Frame 1 (no input): blank canvas, image omitted
Frame 60 (no input): blank canvas, image omitted
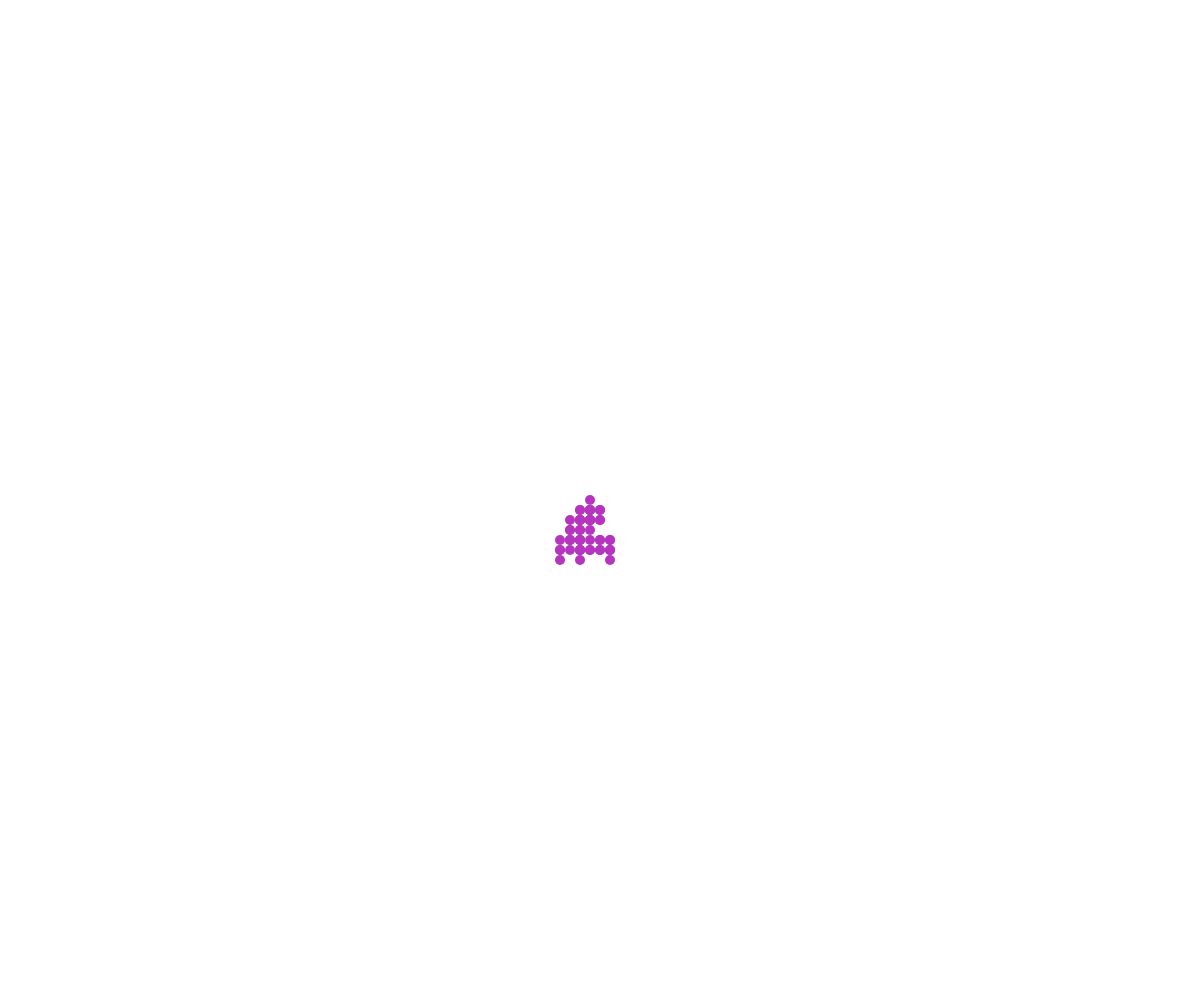
Frame 120 (the mouse pressed at the canvas centre since frame 60)

The p5.js sketch whose frames 1 and 60 were blank and that drew this single picture after the mouse press (run headless with seeded random() and noise() and a simulated clock; from frame 60 on, the mouse is pressed at the canvas centre):

// p5.js sketch
// ── sketch.js
// Walker OOP
// Your Name
// Date
//
// Extra for Experts:
// - describe what you did to take this project "above and beyond"

class Walker {
  constructor(x, y, theColour) {
    this.x = x;
    this.y = y;
    this.stepSize = 10;
    this.colour = theColour;
    this.radius = 5;
  }

  display() {
    fill(this.colour);
    circle(this.x, this.y, this.radius * 2);
  }

  move() {
    let choice = random(100);
    if (choice < 25) {
      this.y -= this.stepSize;
    }
    else if (choice < 50) {
      this.y += this.stepSize;
    }
    else if (choice < 75) {
      this.x += this.stepSize;
    }
    else if (choice < 100) {
      this.x -= this.stepSize;
    }
  }
}

let theWalkers = [];

function setup() {
  createCanvas(windowWidth, windowHeight);
  noStroke();
}

function draw() {
  for (let walkah of theWalkers) {
    walkah.move();
    walkah.display();
  }
}

function mousePressed() {
  let theColour = color(random(255), random(255), random(255));
  let wawker = new Walker(mouseX, mouseY, theColour);
  theWalkers.push(wawker);

}
